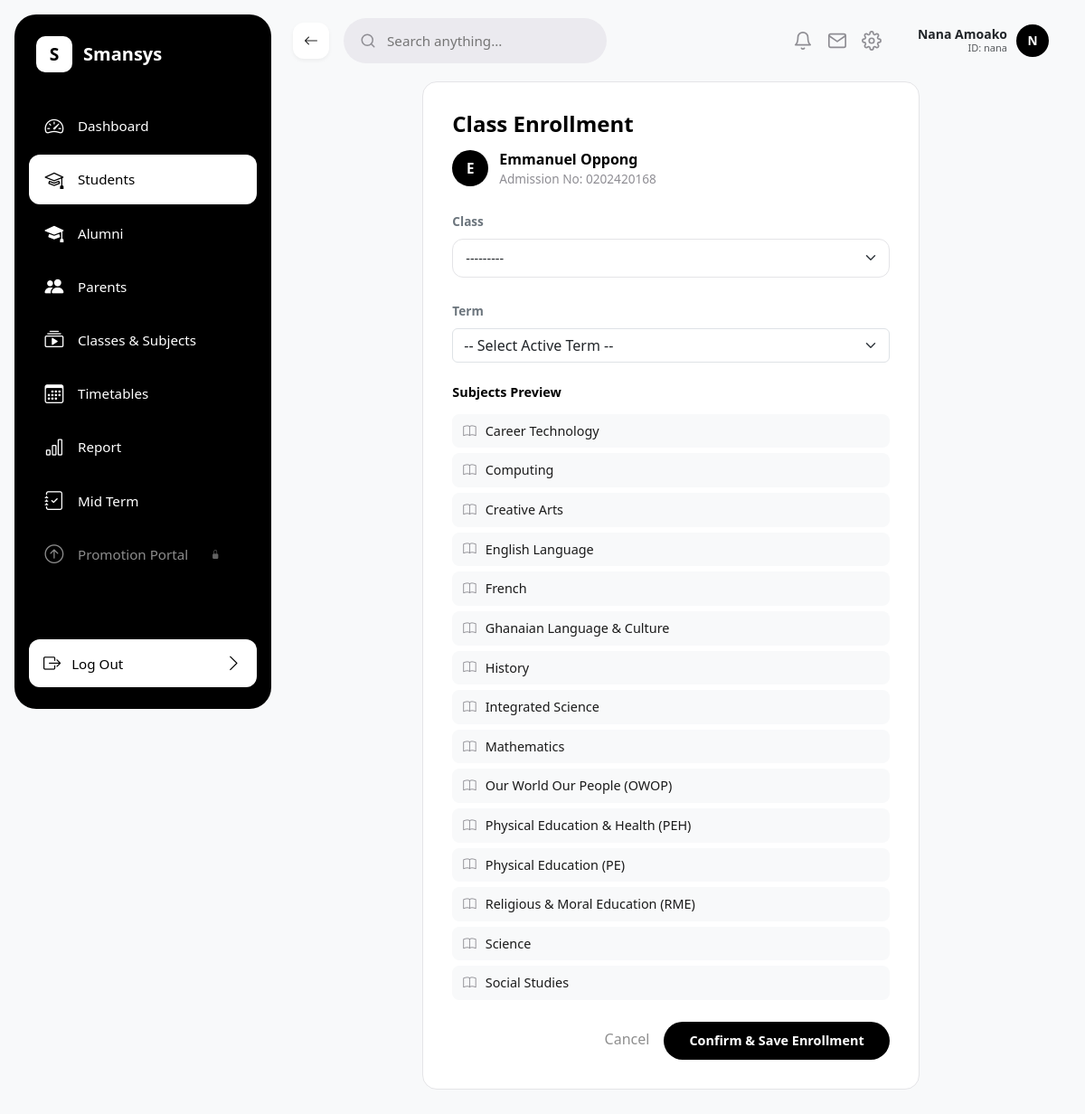
Before: /students/enroll/1/ (signed in) with the older database file.
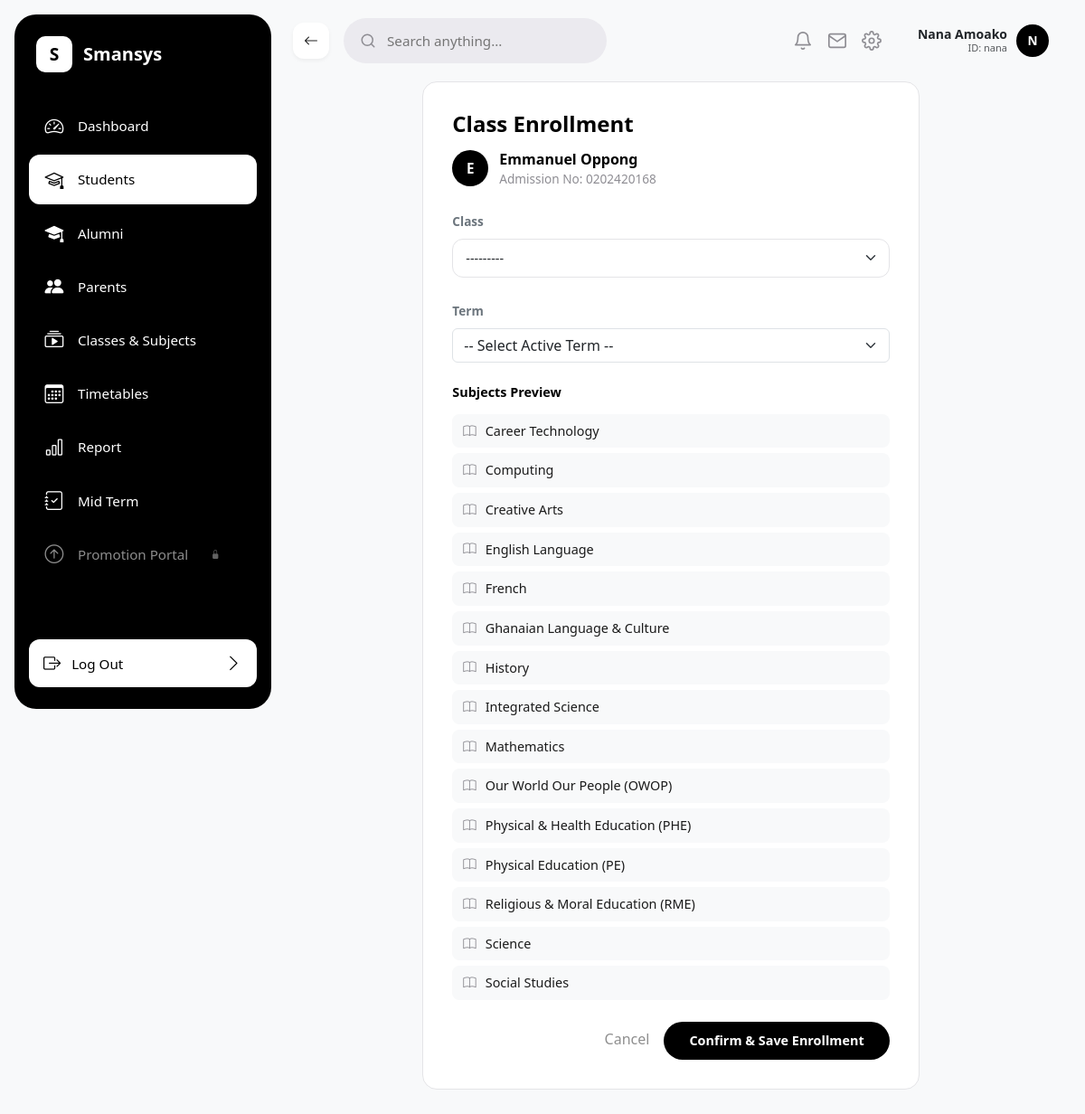
After: the same page with the newer database file.
### sis/models.py (models this page shows, shortened)
class ClassRoom(models.Model):
    class_name = models.CharField(max_length=50, unique=True)
    order = models.PositiveIntegerField(
        default=0,
        help_text="Used to sort classes hierarchically (e.g., Class 1 = 1, JHS 3 = 9)"
    )
    next_class = models.ForeignKey(
        'self',
        on_delete=models.SET_NULL,
        null=True,
        blank=True,
        related_name='previous_class',
        help_text="Explicitly define the next class students promote into."
    )
    form_master = models.ForeignKey('StaffProfile', on_delete=models.SET_NULL, null=True, blank=True, related_name='managed_class')
    class Meta:
        ordering = ['order']
    def __str__(self):
        return self.class_name

class Subject(models.Model):
    subject_name = models.CharField(max_length=100, unique =True)

### sis/views.py (the view)
# urls.py: path('students/enroll/<int:student_id>/', enroll_student_view, name='enroll_student'),
@login_required
def enroll_student_view(request, student_id):
    student = Student.objects.filter(pk=student_id).first()
    if not student:
        messages.error(request, 'Student not found.')
        return redirect('student_list')
    current_session = AcademicSession.objects.filter(is_current=True).first()
    if request.method == 'POST':
        form = EnrollmentForm(request.POST, session=current_session)
        if form.is_valid():
            enrollment = form.save(commit=False)
            enrollment.student = student
            enrollment.save()
            student.classroom = enrollment.classroom
            student.save(update_fields=['classroom'])
            messages.success(request, f"Student {student.first_name} {student.other_names} {student.last_name} successfully enrolled in {enrollment.classroom}!")
            return redirect('student_list')
    else:
        form = EnrollmentForm(session=current_session)
    subjects = Subject.objects.all().order_by('subject_name')
    return render(request, 'sis/enroll_student.html', {
        'student': student,
        'form': form,
        'subjects': subjects,
        'classrooms': ClassRoom.objects.all(),
    })

### sis/forms.py (shortened to what this page needs)
class EnrollmentForm(forms.ModelForm):
    term = forms.ModelChoiceField(
        queryset=Term.objects.all(),
        empty_label="-- Select Active Term --",
        widget=forms.Select(attrs={'class': 'form-select'})
    )
    class Meta:
        model = Enrollment
        fields = ['classroom', 'term']
        widgets = {
            'classroom': forms.Select(attrs={'class': 'form-select'}),
        }
    def __init__(self, *args, **kwargs):
        session = kwargs.pop('session', None)
        super().__init__(*args, **kwargs)
        self.fields['term'].label_from_instance = lambda obj: f"{obj.term_name} ({obj.session.academic_year})"
        if session:
            self.fields['term'].queryset = Term.objects.filter(session=session)

### sis/templatetags/custom_filters.py (called while the page is built)
@register.filter
def startswith(value, arg):
    if not value:
        return False
    return str(value).startswith(str(arg))

### sis/templates/sis/enroll_student.html (shortened to what this page needs)
{% extends 'sis/base.html' %}
{% load static %}
{% block content %}
<div class="row justify-content-center">
    <div class="col-lg-8">
        <div style="background: #ffffff; border-radius: 16px; border: 1px solid #E4E4E7; padding: 32px;">
            <div class="mb-4">
                <h4 class="fw-bold mb-1" style="color: #000000;">Class Enrollment</h4>
                <div style="display: flex; align-items: center; gap: 12px; margin-top: 12px;">
                    <span style="width: 40px; height: 40px; border-radius: 50%; background-color: #000000; color: #ffffff; display: flex; align-items: center; justify-content: center; font-weight: 700; font-size: 0.95rem; flex-shrink: 0;">{{ student.first_name|first|upper }}</span>
                    <div>
                        <div style="font-weight: 600; color: #000000;">{{ student.first_name }} {{ student.last_name }}</div>
                        <div style="color: #8E8D93; font-size: 0.85rem;">Admission No: {{ student.admission_number }}</div>
                    </div>
                </div>
            </div>
            <form method="POST" data-unsaved-guard>
                <div class="mb-4">
                    <label class="form-label fw-semibold text-secondary" style="font-size: 0.85rem;">Class</label>
                    <select name="classroom" id="id_classroom" class="form-select" style="border-radius: 12px; border: 1px solid #E4E4E7; padding: 10px 14px; font-size: 0.9rem;">
                        {% for value, label in form.classroom.field.choices %}
                        <option value="{{ value }}" {% if form.classroom.value == value %}selected{% endif %}>{{ label }}</option>
                        {% endfor %}
                    </select>
                </div>
                <div class="mb-4">
                    <label class="form-label fw-semibold text-secondary" style="font-size: 0.85rem;">Term</label>
                    {{ form.term }}
                </div>
                <div class="mb-4">
                    <h6 class="fw-bold mb-3" style="font-size: 0.9rem; color: #000000;">Subjects Preview</h6>
                    <div id="subjects-container">
                        {% for subj in subjects %}
                        <div class="subject-item" style="display: flex; align-items: center; gap: 10px; padding: 8px 12px; background: #F8F9FA; border-radius: 8px; margin-bottom: 6px;">
                            <i class="bi bi-book" style="color: #8E8D93; font-size: 0.9rem;"></i>
                            <span style="color: #1A1A1A; font-size: 0.9rem;">{{ subj.subject_name }}</span>
                        </div>
                        {% empty %}
                        <div id="subjects-empty" style="color: #8E8D93; font-size: 0.85rem; padding: 16px 0;">Select a class to preview its subjects.</div>
                        {% endfor %}
                    </div>
                </div>
                <div class="d-flex justify-content-end gap-3">
                    <a href="{% url 'student_list' %}" data-cancel-link style="color: #8F8F8F; font-weight: 500; text-decoration: none; line-height: 38px;">Cancel</a>
                    <button type="submit" style="background-color: #000000; color: #ffffff; border: none; border-radius: 25px; padding: 10px 28px; font-weight: 600; font-size: 0.9rem; cursor: pointer;">Confirm &amp; Save Enrollment</button>
                </div>
            </form>
        </div>
    </div>
</div>
{% endblock %}

Changed rows visible on the page:
changed Subject: subject_name "Physical Education & Health (PEH)" → "Physical & Health Education (PHE)"
